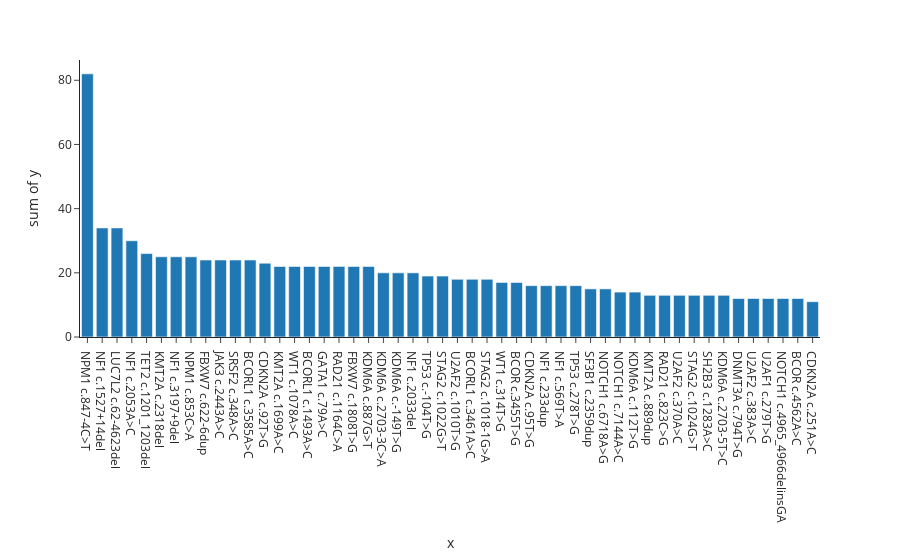

The notebook cell this image was saved under:
### Code cell
mutations = []
for part in lbc:
    for traj in part.trajectories:
        mutations.append(traj.mutation)

# Create dictionary of mutation counts 
mutation_counter = {i:mutations.count(i) for i in mutations}
# Sort dictionary by decreasing order of counts
mutation_counter = dict(sorted(mutation_counter.items() , reverse=True, key=lambda x: x[1]))

#plot histogram
fig = px.histogram(x=list(mutation_counter.keys())[:50], y=list(mutation_counter.values())[:50])
fig.show()
fig.write_image('Over_represenation.png', width=1000, scale=5)

### Figure 1 — Plotly figure (JSON) as saved in the notebook; plotly's stock layout.template omitted (floating-point values rounded to 4 significant figures)
{"data": [{"alignmentgroup": "True", "bingroup": "x", "histfunc": "sum", "hovertemplate": "x=%{x}<br>sum of y=%{y}<extra></extra>", "legendgroup": "", "marker": {"color": "#1F77B4", "pattern": {"shape": ""}}, "name": "", "offsetgroup": "", "orientation": "v", "showlegend": false, "type": "histogram", "x": ["NPM1 c.847-4C>T", "NF1 c.1527+14del", "LUC7L2 c.62-4623del", "NF1 c.2053A>C", "TET2 c.1201_1203del", "KMT2A c.2318del", "NF1 c.3197+9del", "NPM1 c.853C>A", "FBXW7 c.622-6dup", "JAK3 c.2443A>C", "SRSF2 c.348A>C", "BCORL1 c.3585A>C", "CDKN2A c.92T>G", "KMT2A c.1699A>C", "WT1 c.1078A>C", "BCORL1 c.1493A>C", "GATA1 c.79A>C", "RAD21 c.1164C>A", "FBXW7 c.1808T>G", "KDM6A c.887G>T", "KDM6A c.2703-3C>A", "KDM6A c.-149T>G", "NF1 c.2033del", "TP53 c.-104T>G", "STAG2 c.1022G>T", "U2AF2 c.1010T>G", "BCORL1 c.3461A>C", "STAG2 c.1018-1G>A", "WT1 c.314T>G", "BCOR c.3455T>G", "CDKN2A c.95T>G", "NF1 c.233dup", "NF1 c.569T>A", "TP53 c.278T>G", "SF3B1 c.2359dup", "NOTCH1 c.6718A>G", "NOTCH1 c.7144A>C", "KDM6A c.112T>G", "KMT2A c.889dup", "RAD21 c.823C>G", "U2AF2 c.370A>C", "STAG2 c.1024G>T", "SH2B3 c.1283A>C", "KDM6A c.2703-5T>C", "DNMT3A c.794T>G", "U2AF2 c.383A>C", "U2AF1 c.279T>G", "NOTCH1 c.4965_4966delinsGA", "BCOR c.4562A>C", "CDKN2A c.251A>C"], "xaxis": "x", "y": [82, 34, 34, 30, 26, 25, 25, 25, 24, 24, 24, 24, 23, 22, 22, 22, 22, 22, 22, 22, 20, 20, 20, 19, 19, 18, 18, 18, 17, 17, 16, 16, 16, 16, 15, 15, 14, 14, 13, 13, 13, 13, 13, 13, 12, 12, 12, 12, 12, 11], "yaxis": "y"}], "layout": {"barmode": "relative", "legend": {"tracegroupgap": 0}, "margin": {"t": 60}, "xaxis": {"anchor": "y", "domain": [0, 1], "title": {"text": "x"}}, "yaxis": {"anchor": "x", "domain": [0, 1], "title": {"text": "sum of y"}}}}
